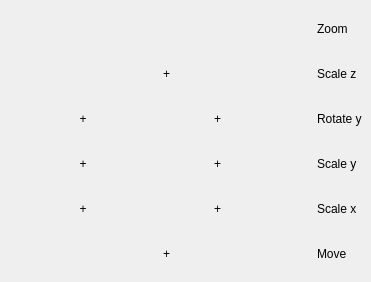
<?xml version="1.0" encoding="UTF-8"?>
<ui version="4.0">
 <class>WindowControls</class>
 <widget class="QMainWindow" name="WindowControls">
  <property name="windowModality">
   <enum>Qt::NonModal</enum>
  </property>
  <property name="geometry">
   <rect>
    <x>0</x>
    <y>0</y>
    <width>371</width>
    <height>282</height>
   </rect>
  </property>
  <property name="sizePolicy">
   <sizepolicy hsizetype="Preferred" vsizetype="Preferred">
    <horstretch>0</horstretch>
    <verstretch>0</verstretch>
   </sizepolicy>
  </property>
  <property name="minimumSize">
   <size>
    <width>0</width>
    <height>0</height>
   </size>
  </property>
  <property name="maximumSize">
   <size>
    <width>371</width>
    <height>282</height>
   </size>
  </property>
  <property name="windowTitle">
   <string>Controls</string>
  </property>
  <widget class="QWidget" name="centralwidget">
   <layout class="QGridLayout" name="gridLayout">
    <item row="0" column="6">
     <widget class="QLabel" name="lZoom1">
      <property name="minimumSize">
       <size>
        <width>0</width>
        <height>0</height>
       </size>
      </property>
      <property name="maximumSize">
       <size>
        <width>150</width>
        <height>16777215</height>
       </size>
      </property>
      <property name="text">
       <string>Zoom</string>
      </property>
     </widget>
    </item>
    <item row="1" column="3">
     <widget class="QLabel" name="lRotateY1_4">
      <property name="text">
       <string>+</string>
      </property>
     </widget>
    </item>
    <item row="1" column="6">
     <widget class="QLabel" name="lRotateY5_4">
      <property name="text">
       <string>Scale z</string>
      </property>
     </widget>
    </item>
    <item row="1" column="1">
     <widget class="QLabel" name="lRotateY0_2">
      <property name="text">
       <string/>
      </property>
      <property name="pixmap">
       <pixmap resource="../res/images.qrc">:/icons/images/icons/shift.png</pixmap>
      </property>
     </widget>
    </item>
    <item row="3" column="1">
     <widget class="QLabel" name="lRotateY1_2">
      <property name="text">
       <string>+</string>
      </property>
      <property name="alignment">
       <set>Qt::AlignCenter</set>
      </property>
     </widget>
    </item>
    <item row="5" column="5">
     <widget class="QLabel" name="lMove2">
      <property name="text">
       <string/>
      </property>
      <property name="pixmap">
       <pixmap resource="../res/images.qrc">:/icons/images/icons/mouse_left.png</pixmap>
      </property>
     </widget>
    </item>
    <item row="2" column="5">
     <widget class="QLabel" name="lRotateY4">
      <property name="text">
       <string/>
      </property>
      <property name="pixmap">
       <pixmap resource="../res/images.qrc">:/icons/images/icons/horizontal.png</pixmap>
      </property>
     </widget>
    </item>
    <item row="4" column="1">
     <widget class="QLabel" name="lRotateY1_3">
      <property name="text">
       <string>+</string>
      </property>
      <property name="alignment">
       <set>Qt::AlignCenter</set>
      </property>
     </widget>
    </item>
    <item row="4" column="6">
     <widget class="QLabel" name="lRotateY5_3">
      <property name="text">
       <string>Scale x</string>
      </property>
     </widget>
    </item>
    <item row="4" column="5">
     <widget class="QLabel" name="lRotateY4_2">
      <property name="text">
       <string/>
      </property>
      <property name="pixmap">
       <pixmap resource="../res/images.qrc">:/icons/images/icons/horizontal.png</pixmap>
      </property>
     </widget>
    </item>
    <item row="3" column="2">
     <widget class="QLabel" name="lRotateX0_3">
      <property name="text">
       <string/>
      </property>
      <property name="pixmap">
       <pixmap resource="../res/images.qrc">:/icons/images/icons/mouse_left.png</pixmap>
      </property>
     </widget>
    </item>
    <item row="3" column="6">
     <widget class="QLabel" name="lRotateY5_2">
      <property name="text">
       <string>Scale y</string>
      </property>
     </widget>
    </item>
    <item row="0" column="5">
     <widget class="QLabel" name="lZoom0">
      <property name="text">
       <string/>
      </property>
      <property name="pixmap">
       <pixmap resource="../res/images.qrc">:/icons/images/icons/mouse_middle.png</pixmap>
      </property>
     </widget>
    </item>
    <item row="2" column="6">
     <widget class="QLabel" name="lRotateY5">
      <property name="text">
       <string>Rotate y</string>
      </property>
     </widget>
    </item>
    <item row="2" column="4">
     <widget class="QLabel" name="lRotateY3">
      <property name="text">
       <string>+</string>
      </property>
     </widget>
    </item>
    <item row="1" column="5">
     <widget class="QLabel" name="lZoom0_2">
      <property name="text">
       <string/>
      </property>
      <property name="pixmap">
       <pixmap resource="../res/images.qrc">:/icons/images/icons/mouse_middle.png</pixmap>
      </property>
     </widget>
    </item>
    <item row="4" column="4">
     <widget class="QLabel" name="lRotateY3_2">
      <property name="text">
       <string>+</string>
      </property>
     </widget>
    </item>
    <item row="2" column="1">
     <widget class="QLabel" name="lRotateY1">
      <property name="text">
       <string>+</string>
      </property>
      <property name="alignment">
       <set>Qt::AlignCenter</set>
      </property>
     </widget>
    </item>
    <item row="4" column="0">
     <widget class="QLabel" name="lRotateY0_4">
      <property name="text">
       <string/>
      </property>
      <property name="pixmap">
       <pixmap resource="../res/images.qrc">:/icons/images/icons/key_alt.png</pixmap>
      </property>
     </widget>
    </item>
    <item row="3" column="4">
     <widget class="QLabel" name="lRotateY3_3">
      <property name="text">
       <string>+</string>
      </property>
     </widget>
    </item>
    <item row="3" column="0">
     <widget class="QLabel" name="lRotateY0_3">
      <property name="text">
       <string/>
      </property>
      <property name="pixmap">
       <pixmap resource="../res/images.qrc">:/icons/images/icons/key_alt.png</pixmap>
      </property>
     </widget>
    </item>
    <item row="2" column="0">
     <widget class="QLabel" name="lRotateY0">
      <property name="text">
       <string/>
      </property>
      <property name="pixmap">
       <pixmap resource="../res/images.qrc">:/icons/images/icons/shift.png</pixmap>
      </property>
     </widget>
    </item>
    <item row="5" column="3">
     <widget class="QLabel" name="lMove1">
      <property name="text">
       <string>+</string>
      </property>
     </widget>
    </item>
    <item row="4" column="2">
     <widget class="QLabel" name="lRotateX0_2">
      <property name="text">
       <string/>
      </property>
      <property name="pixmap">
       <pixmap resource="../res/images.qrc">:/icons/images/icons/mouse_left.png</pixmap>
      </property>
     </widget>
    </item>
    <item row="5" column="6">
     <widget class="QLabel" name="lMove3">
      <property name="text">
       <string>Move</string>
      </property>
     </widget>
    </item>
    <item row="2" column="2">
     <widget class="QLabel" name="lRotateY2">
      <property name="text">
       <string/>
      </property>
      <property name="pixmap">
       <pixmap resource="../res/images.qrc">:/icons/images/icons/mouse_left.png</pixmap>
      </property>
     </widget>
    </item>
    <item row="3" column="5">
     <widget class="QLabel" name="lRotateZ2_2">
      <property name="text">
       <string/>
      </property>
      <property name="pixmap">
       <pixmap resource="../res/images.qrc">:/icons/images/icons/vertical.png</pixmap>
      </property>
     </widget>
    </item>
    <item row="5" column="1">
     <widget class="QLabel" name="lMove0">
      <property name="text">
       <string/>
      </property>
      <property name="pixmap">
       <pixmap>../res/images/icons/key_ctrl.png</pixmap>
      </property>
     </widget>
    </item>
   </layout>
  </widget>
 </widget>
 <resources>
  <include location="../res/images.qrc"/>
 </resources>
 <connections/>
</ui>
